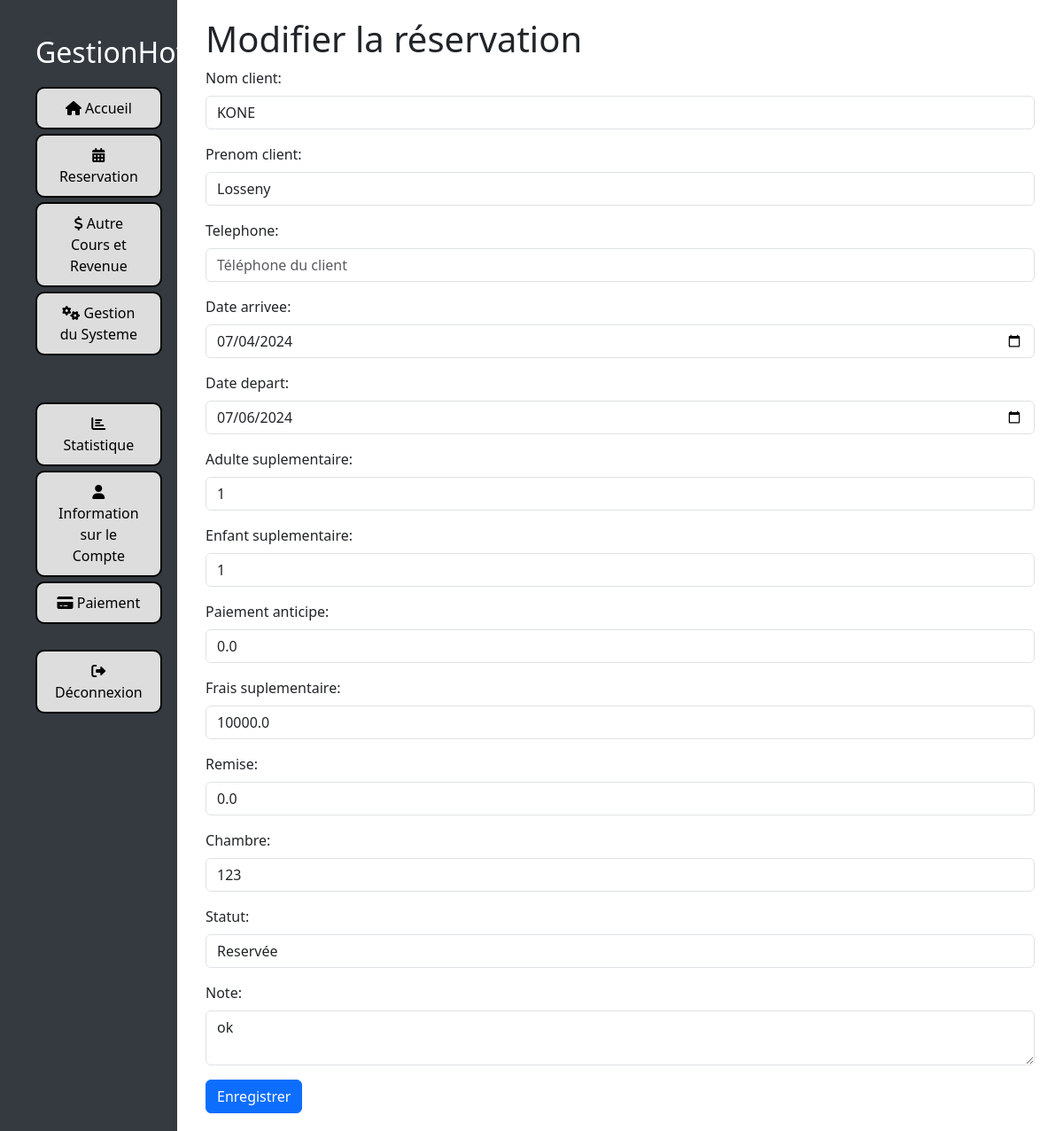
Screenshot of /reservation/modifier_reservation/1/ (signed in) with the database file from the repository.
### reservation/models.py (models this page shows, shortened)
class BaseReservation(models.Model):
    proprietaire = models.ForeignKey(settings.AUTH_USER_MODEL, on_delete=models.CASCADE)
    nom_client = models.CharField(max_length=50)
    prenom_client = models.CharField(max_length=150)
    telephone = models.CharField(max_length=15, null=True, blank=True)  # Nouveau champ pour le téléphone
    date_arrivee = models.DateField(null=True)
    date_depart = models.DateField(null=True)
    adulte_suplementaire = models.IntegerField(null=True)
    enfant_suplementaire = models.IntegerField(null=True)
    paiement_anticipe = models.FloatField(default=0)
    frais_suplementaire = models.FloatField(default=0)
    remise = models.FloatField(default=0, null=True, blank=True)  # Nouveau champ pour la remise
    chambre = models.ForeignKey(Chambre, on_delete=models.CASCADE)
    STATUT_CHOICES = [
        ('reservée', 'Reservée'),
        ('confirmée', 'Confirmée'),
        ('terminée', 'Terminée'),
    ]
    statut = models.CharField(max_length=10, choices=STATUT_CHOICES, null=True)
    note = models.TextField(blank=True, null=True)
    numero_facture = models.CharField(max_length=50, null=True, blank=True)
    class Meta:
        abstract = True

class Reservation(BaseReservation):
    pass

### reservation/views.py (the view)
# urls.py: path('modifier_reservation/<int:reservation_id>/', modifier_reservation, name='modifier_reservation'),
@login_required
def modifier_reservation(request, reservation_id):
    reservation = get_object_or_404(Reservation, id=reservation_id)
    if request.user != reservation.proprietaire:
        return HttpResponseForbidden("Vous n'avez pas la permission de modifier cette réservation.")
    if request.method == 'POST':
        form = ReservationForm(request.user, request.POST, instance=reservation)
        if form.is_valid():
            form.save()
            return redirect('planning')
    else:
        form = ReservationForm(user=request.user, instance=reservation)
    return render(request, 'reservation/modifier_reservation.html', {'form': form, 'reservation': reservation})

### chambre/models.py (called while the page is built)
    def __str__(self):
        return f"{self.numero_chambre}"

### configuration/context_processors.py (called while the page is built)
def configuration_hotel(request):
    try:
        configuration = Configuration.objects.latest('id')
    except Configuration.DoesNotExist:
        configuration = None
    return {'configuration': configuration}

### reservation/templates/reservation/modifier_reservation.html (shortened to what this page needs)
{% load static %}
<!DOCTYPE html>
<html lang="fr">
<head>
    <link rel="stylesheet" href="https://stackpath.bootstrapcdn.com/bootstrap/4.5.2/css/bootstrap.min.css">
    <link rel="stylesheet" href="https://cdnjs.cloudflare.com/ajax/libs/font-awesome/5.15.4/css/all.min.css">
    <link href="{% static 'css/style.css' %}" rel="stylesheet">
</head>
<body>
    <div id="menu">
        {% include 'menu.html' %}
    </div>
    <div id="content">
        <div class="container">
            <h1>Modifier la réservation</h1>
            <form method="POST">
                {{ form.as_p }}
                <button type="submit" class="btn btn-primary">Enregistrer</button>
            </form>
        </div>
    </div>
</body>
</html>

### static/css/style.css (style rules this page uses)
body { display: flex; height: 100vh; overflow: hidden; margin: 0; }
#menu { width: 16.67%; background-color: #343a40; overflow-y: auto; padding: 20px; }
#content { width: 83.33%; padding: 20px; overflow-y: auto; }

### rows the page displays
Reservation: nom_client "KONE", prenom_client "Losseny", date_arrivee "07/04/2024", date_depart "07/06/2024", adulte_suplementaire "1", enfant_suplementaire "1", paiement_anticipe "0.0", frais_suplementaire "10000.0", remise "0.0", chambre "123", statut "Reservée", note "ok"
